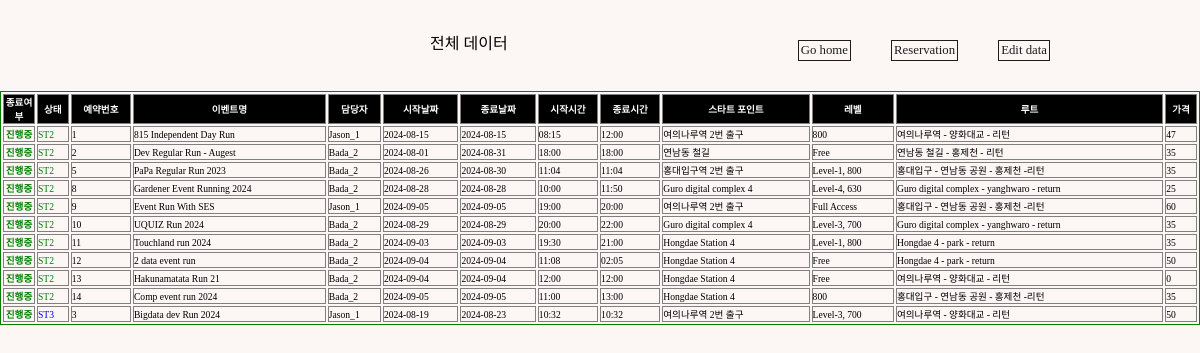
The app's page /event-table/ (signed in) with its own data.
### events/models.py (models this page shows, shortened)
class GuestRun(models.Model):
    STATUS_CHOICE = [
        ("ST1", "Checking"),
        ("ST2", "On-Sale"),
        ("ST3", "Sold-Out"),
        ("ST4", "Closed"),
    ]
    LEVEL = [
        ("800","Level-1, 800"),
        ("730","Level-2, 730"),
        ("700","Level-3, 700"),
        ("630","Level-4, 630"),
        ("600","Level-5, 600"),
        ("530","Level-6, 530"),
        ("Free","Full Access"),
    ]
    LANGUAGE = [
        ("KO","Korean"),
        ("EN","English"),
        ("JP","Japanese"),
        ("CN","Chinese"),
    ]
    event_id = models.AutoField(
        primary_key=True,
    )
    title = models.CharField(max_length=50)
    manager = models.ForeignKey(Manager, related_name="manager",blank=False, null=True, on_delete=models.SET_NULL)
    start_date = models.DateField(blank=True, null=True)
    start_time = models.TimeField(blank=True, null=True)
    end_date = models.DateField(blank=True, null=True)
    end_time = models.TimeField(blank=True, null=True)
    image = ResizedImageField(size=[1402,1000], upload_to="runMain", blank=True)
    route_image = ResizedImageField(size=[1402,1402], upload_to="runRoute", blank=True)
    start_point = models.CharField(max_length=50)
    status = models.CharField(
        max_length=8,
        choices=STATUS_CHOICE,
        default="ST1",
    )
    level = models.CharField(
        max_length=15,
        choices=LEVEL,
        default="Free",
    )
    lang = MultiSelectField(max_length=10, choices=LANGUAGE)
    amount = models.IntegerField(default=0)
    route = models.CharField(max_length=50, blank=False)
    map_link = models.CharField(max_length=100, blank=True, null=True)
    desc = models.TextField(blank=True)
    completed = models.BooleanField(default=False)

### community/models.py (models this page shows)
class Manager(models.Model):
    m_id = models.AutoField(primary_key=True)
    account = models.ForeignKey(User, on_delete=models.CASCADE)
    name = models.CharField(max_length=20)
    email = models.CharField(max_length=50, blank=False)
    age = models.IntegerField(default=0)
    image = ResizedImageField(size=[200,200], upload_to="avatar", blank=False)
    def __str__(self):
        return self.name + "_"+ str(self.m_id)

### community/views.py (the view)
# urls.py: path("event-table/", views.event_table, name="event_table"),
def event_table(request):
    event = GuestRun.objects.all().order_by("status")
    context = {"events": event}
    return render(request, "admin/event-table.html", context)

### templates/admin/event-table.html (shortened to what this page needs)
{% load static %}
<!DOCTYPE html>
<html lang="en">
  <head>
    <link rel="stylesheet" type="text/css" href="{% static 'css/sterna.css' %}"/>
    <link href="https://cdnjs.cloudflare.com/ajax/libs/bootstrap-datetimepicker/3.0.0/css/bootstrap-datetimepicker.min.css" rel="stylesheet"/>
  </head>
  <body>
    {% if user.is_staff %}
      <div class="tocenter">
        <div class="flex-row" style="width:100%; margin: 30px 0 20px 0; justify-content:space-around;">
          <div style="width:10px;"></div>
          <div>
            <p>전체 데이터</p>
          </div>
          <div class="flex-row">
            <a style="border:solid 1px; font-size:0.8rem; padding:2px; margin:10px;" href="{% url "community:index" %}">Go home</a>
            <div style="width:20px;"></div>
            <a style="border:solid 1px; font-size:0.8rem; padding:2px; margin:10px;" href="{% url "community:rental_items" %}">Reservation</a>
            <div style="width:20px;"></div>
            <a style="border:solid 1px; font-size:0.8rem; padding:2px; margin:10px;" href="http://127.0.0.1:8000/admin/events/guestrun/" target="_blank">Edit data</a>
          </div>
        </div>
      </div>
      <div>
        <table border="1px solid black" bordercolor="green" style="font-size:0.6rem; width:100%;">
          <tr style="background-color:black; color:white;">
            <th scope="col" style="width:30px; text-align:center">종료여부</th>
            <th scope="col">상태</th>
            <th scope="col">예약번호</th>
            <th scope="col">이벤트명</th>
            <th scope="col">담당자</th>
            <th scope="col">시작날짜</th>
            <th scope="col">종료날짜</th>
            <th scope="col">시작시간</th>
            <th scope="col">종료시간</th>
            <th scope="col">스타트 포인트</th>
            <th scope="col">레벨</th>
            <th scope="col">루트</th>
            <th scope="col">가격</th>
          </tr>
          {% for data in events %}
            <tr>
              {% if data.completed == True %}
                <td style="color:white; font-weight:bold; background-color:grey; text-align:center;">완료</td>
              {% else %}
                <td style="color:green; font-weight:bold; text-align:center;">진행중</td>
              {% endif %}
              {% if data.status == "ST1" %}
                <td style="color:orange;">{{data.status}}</td>
              {% elif data.status == "ST2" %}
                <td style="color:green;">{{data.status}}</td>
              {% elif data.status == "ST3" %}
                <td style="color:blue;">{{data.status}}</td>
              {% else %}
                <td style="color:grey;">{{data.status}}</td>
              {% endif %}
              <td>{{data.event_id}}</td>
              <td>{{data.title}}</td>
              <td>{{data.manager}}</td>
              <td>{{data.start_date | date:"Y-m-d"}}</td>
              <td>{{data.end_date | date:"Y-m-d"}}</td>
              <td>{{data.start_time | time:"H:i"}}</td>
              <td>{{data.end_time | time:"H:i"}}</td>
              <td>{{data.start_point}}</td>
              <td>{{data.level}}</td>
              <td>{{data.route}}</td>
              <td>{{data.amount}}</td>
            </tr>
          {% endfor %}
        </table>
      </div>
    {% endif %}
  </body>
</html>

### static/css/sterna.css (style rules this page uses)
:root { --sterun-primary-color: #fbff00; --sterun-secondary-color: #3A3A3A; --sterun-thirdary-color: #4467AF; --sterun-white-color: #FCF6F5; --sterun-black-color: #1d1d1d; --sterun-grey-color: #E8E8E8; }
* { margin: 0; padding: 0; font-family: "SCDream"; z-index:100; }
html, body { background-color: var(--sterun-white-color); margin-top: 100px; min-height: 100%; margin: 0; }
a { color: var(--sterun-black-color); text-decoration: none; }
.tocenter { display: flex; flex-direction: column; align-items: center; width:100%; }
.flex-row { display: flex; flex-direction: row; flex-flow: wrap; justify-content: center; }

### templates/admin/event-table.html (style rules this page uses)
tr th { border: solid 1px grey; }
tr td { border: solid 1px grey; }

### records on screen
GuestRun: completed "진행중", status "ST2", event_id "1", title "815 Independent Day Run", manager "Jason_1", start_date "2024-08-15", end_date "2024-08-15", start_time "08:15", end_time "12:00", start_point "여의나루역 2번 출구", level "800", route "여의나루역 - 양화대교 - 리턴", amount "47"
GuestRun: completed "진행중", status "ST2", event_id "2", title "Dev Regular Run - Augest", manager "Bada_2", start_date "2024-08-01", end_date "2024-08-31", start_time "18:00", end_time "18:00", start_point "연남동 철길", level "Free", route "연남동 철길 - 홍제천 - 리턴", amount "35"
GuestRun: completed "진행중", status "ST2", event_id "5", title "PaPa Regular Run 2023", manager "Bada_2", start_date "2024-08-26", end_date "2024-08-30", start_time "11:04", end_time "11:04", start_point "홍대입구역 2번 출구", level "Level-1, 800", route "홍대입구 - 연남동 공원 - 홍제천 -리턴", amount "35"
GuestRun: completed "진행중", status "ST2", event_id "8", title "Gardener Event Running 2024", manager "Bada_2", start_date "2024-08-28", end_date "2024-08-28", start_time "10:00", end_time "11:50", start_point "Guro digital complex 4", level "Level-4, 630", route "Guro digital complex - yanghwaro - return", amount "25"
GuestRun: completed "진행중", status "ST2", event_id "9", title "Event Run With SES", manager "Jason_1", start_date "2024-09-05", end_date "2024-09-05", start_time "19:00", end_time "20:00", start_point "여의나루역 2번 출구", level "Full Access", route "홍대입구 - 연남동 공원 - 홍제천 -리턴", amount "60"
GuestRun: completed "진행중", status "ST2", event_id "10", title "UQUIZ Run 2024", manager "Bada_2", start_date "2024-08-29", end_date "2024-08-29", start_time "20:00", end_time "22:00", start_point "Guro digital complex 4", level "Level-3, 700", route "Guro digital complex - yanghwaro - return", amount "35"
GuestRun: completed "진행중", status "ST2", event_id "11", title "Touchland run 2024", manager "Bada_2", start_date "2024-09-03", end_date "2024-09-03", start_time "19:30", end_time "21:00", start_point "Hongdae Station 4", level "Level-1, 800", route "Hongdae 4 - park - return", amount "35"
GuestRun: completed "진행중", status "ST2", event_id "12", title "2 data event run", manager "Bada_2", start_date "2024-09-04", end_date "2024-09-04", start_time "11:08", end_time "02:05", start_point "Hongdae Station 4", level "Free", route "Hongdae 4 - park - return", amount "50"
GuestRun: completed "진행중", status "ST2", event_id "13", title "Hakunamatata Run 21", manager "Bada_2", start_date "2024-09-04", end_date "2024-09-04", start_time "12:00", end_time "12:00", start_point "Hongdae Station 4", level "Free", route "여의나루역 - 양화대교 - 리턴", amount "0"
GuestRun: completed "진행중", status "ST2", event_id "14", title "Comp event run 2024", manager "Bada_2", start_date "2024-09-05", end_date "2024-09-05", start_time "11:00", end_time "13:00", start_point "Hongdae Station 4", level "800", route "홍대입구 - 연남동 공원 - 홍제천 -리턴", amount "35"
GuestRun: completed "진행중", status "ST3", event_id "3", title "Bigdata dev Run 2024", manager "Jason_1", start_date "2024-08-19", end_date "2024-08-23", start_time "10:32", end_time "10:32", start_point "여의나루역 2번 출구", level "Level-3, 700", route "여의나루역 - 양화대교 - 리턴", amount "50"
